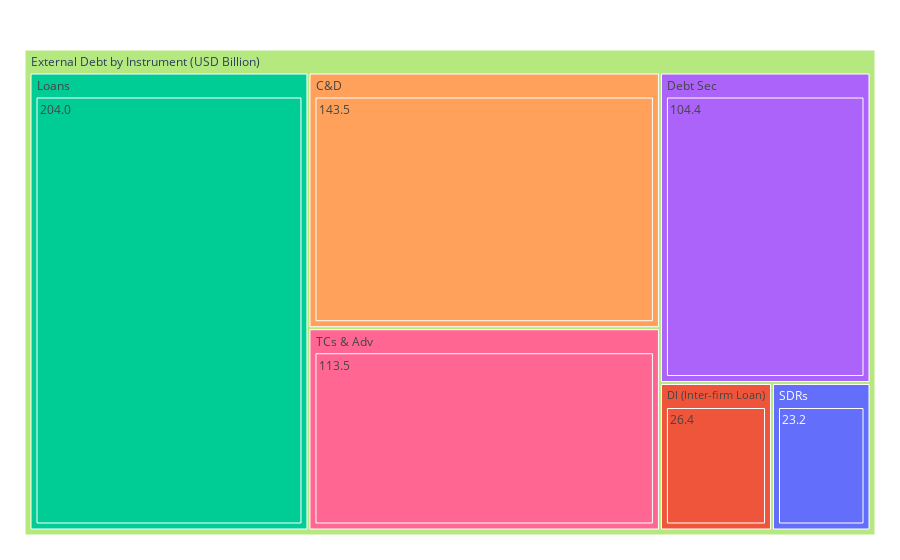

The code cell stored with this chart in its notebook:
### Markdown cell above
### External Debt (Instrument-wise)

### Code cell
# External Debt by Instrument type
import pandas as pd
import plotly.express as px

df_ins= pd.read_excel(r'/Users/kalyan/Library/CloudStorage/OneDrive-IIMVIZAG/Python-Exercise-KK/Kalyan-Jupyter-Notebooks/data/India-External Debt.xlsx', 
                      sheet_name='EX-DEBT-INSTRUMENT') 
#cols=list(df_ins.columns.values.tolist())
#print(df_ins)
fig = px.treemap(
    df_ins, path=[px.Constant("External Debt by Instrument (USD Billion)"),'Instrument code','Dec-21 P'],
    values=df_ins['Dec-21 P'],labels=df_ins['Instrument'],
    color_continuous_scale='RdBu', color=df_ins['Instrument']
)
fig.update_traces(root_color="lightgrey")
fig.update_layout(margin = dict(t=50, l=25, r=25, b=25))
fig.show()

### Figure 1 — Plotly figure (JSON) as saved in the notebook; plotly's stock layout.template omitted (floating-point values rounded to 4 significant figures)
{"data": [{"branchvalues": "total", "customdata": [["Special Drawing Rights (allocations)"], ["Direct investment: Intercompany lending"], ["Loans"], ["Debt securities"], ["Currency and deposits"], ["Other debt liabilities"], ["Trade credits and advances"], ["Currency and deposits"], ["Direct investment: Intercompany lending"], ["Debt securities"], ["Loans"], ["Other debt liabilities"], ["Special Drawing Rights (allocations)"], ["Trade credits and advances"], ["(?)"]], "domain": {"x": [0, 1], "y": [0, 1]}, "hovertemplate": "labels=%{label}<br>Dec-21 P=%{value}<br>parent=%{parent}<br>id=%{id}<br>Instrument=%{customdata[0]}<extra></extra>", "ids": ["External Debt by Instrument (USD Billion)/SDRs/23.2", "External Debt by Instrument (USD Billion)/DI (Inter-firm Loan)/26.4", "External Debt by Instrument (USD Billion)/Loans/204.0", "External Debt by Instrument (USD Billion)/Debt Sec/104.4", "External Debt by Instrument (USD Billion)/C&D/143.5", "External Debt by Instrument (USD Billion)/Other Debt/0.0", "External Debt by Instrument (USD Billion)/TCs & Adv/113.5", "External Debt by Instrument (USD Billion)/C&D", "External Debt by Instrument (USD Billion)/DI (Inter-firm Loan)", "External Debt by Instrument (USD Billion)/Debt Sec", "External Debt by Instrument (USD Billion)/Loans", "External Debt by Instrument (USD Billion)/Other Debt", "External Debt by Instrument (USD Billion)/SDRs", "External Debt by Instrument (USD Billion)/TCs & Adv", "External Debt by Instrument (USD Billion)"], "labels": ["23.2", "26.4", "204.0", "104.4", "143.5", "0.0", "113.5", "C&D", "DI (Inter-firm Loan)", "Debt Sec", "Loans", "Other Debt", "SDRs", "TCs & Adv", "External Debt by Instrument (USD Billion)"], "marker": {"colors": ["#636efa", "#EF553B", "#00cc96", "#ab63fa", "#FFA15A", "#19d3f3", "#FF6692", "#FFA15A", "#EF553B", "#ab63fa", "#00cc96", "#19d3f3", "#636efa", "#FF6692", "#B6E880"]}, "name": "", "parents": ["External Debt by Instrument (USD Billion)/SDRs", "External Debt by Instrument (USD Billion)/DI (Inter-firm Loan)", "External Debt by Instrument (USD Billion)/Loans", "External Debt by Instrument (USD Billion)/Debt Sec", "External Debt by Instrument (USD Billion)/C&D", "External Debt by Instrument (USD Billion)/Other Debt", "External Debt by Instrument (USD Billion)/TCs & Adv", "External Debt by Instrument (USD Billion)", "External Debt by Instrument (USD Billion)", "External Debt by Instrument (USD Billion)", "External Debt by Instrument (USD Billion)", "External Debt by Instrument (USD Billion)", "External Debt by Instrument (USD Billion)", "External Debt by Instrument (USD Billion)", ""], "root": {"color": "lightgrey"}, "type": "treemap", "values": [23.2, 26.4, 204, 104.4, 143.5, 0, 113.5, 143.5, 26.4, 104.4, 204, 0, 23.2, 113.5, 615]}], "layout": {"legend": {"tracegroupgap": 0}, "margin": {"b": 25, "l": 25, "r": 25, "t": 50}}}
